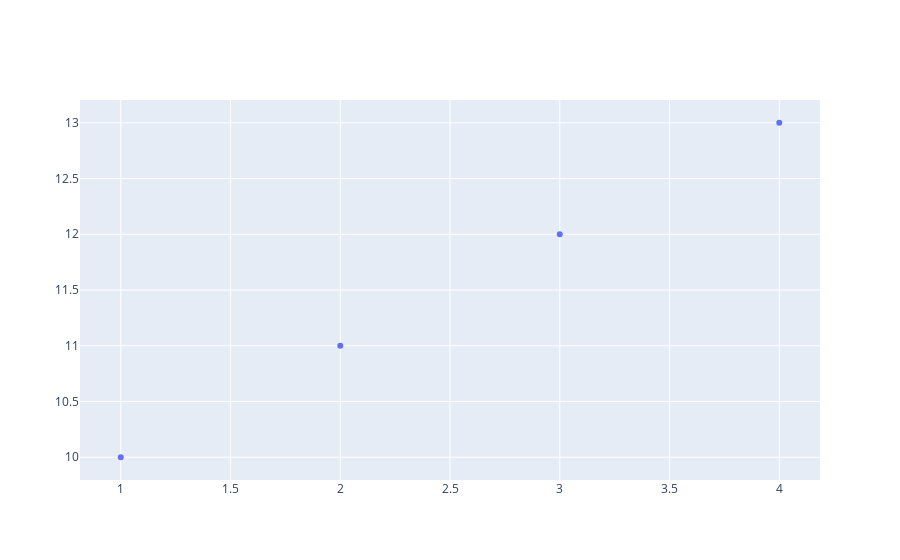
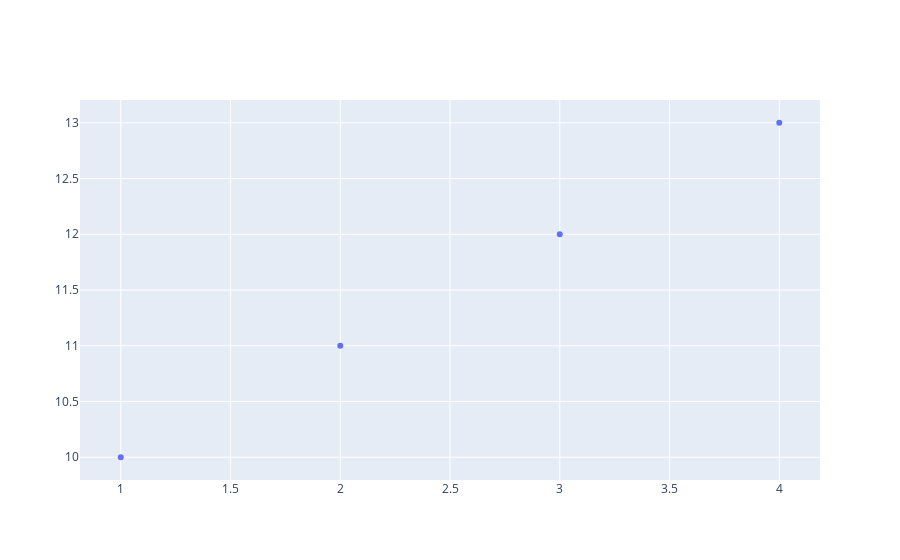

Notebook code cell kept with these figures, in order:
### Code cell
import numpy as np
import cufflinks as cf
import plotly.offline as pyo
import pandas as pd

import plotly.graph_objs as go

# Sample data
sample_data = {'x': [1, 2, 3, 4], 'y': [10, 11, 12, 13]}

# Create a simple scatter plot
fig = go.Figure(data=[go.Scatter(x=sample_data['x'], y=sample_data['y'], mode='markers')])

# Show the figure
fig.show()

### Figure 1 — Plotly figure (JSON) as saved in the notebook; plotly's stock layout.template omitted (floating-point values rounded to 4 significant figures)
{"data": [{"mode": "markers", "type": "scatter", "x": [1, 2, 3, 4], "y": [10, 11, 12, 13]}], "layout": {"autosize": true, "xaxis": {"autorange": true, "range": [0.8185, 4.182], "type": "linear"}, "yaxis": {"autorange": true, "range": [9.752, 13.25], "type": "linear"}}}

### Figure 2 — Plotly figure (JSON) as saved in the notebook; plotly's stock layout.template omitted (floating-point values rounded to 4 significant figures)
{"data": [{"mode": "markers", "type": "scatter", "x": [1, 2, 3, 4], "y": [10, 11, 12, 13]}], "layout": {"autosize": true, "xaxis": {"autorange": true, "range": [0.8185, 4.182], "type": "linear"}, "yaxis": {"autorange": true, "range": [9.752, 13.25], "type": "linear"}}}
